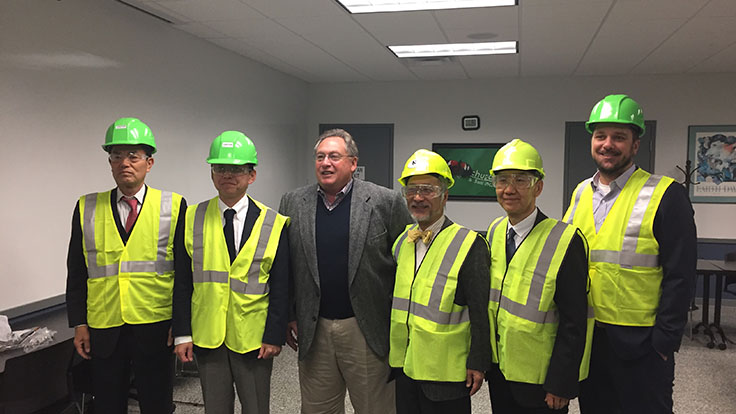
#> input picture Safety-Helmet-Detection-main/test/schupan_japan1web.jpg, 736 x 414 px, given in place of the camera
$ python 4_danger_zone.py
#> lines starting #> are read from the running program, lines starting #| are printed output that depends on the picture; after the words box and inside, x2 and y2 are one past the last pixel; in counts of white or black regions, pixels touching at a corner belong together
import cv2
import numpy as np

# simple motion detector
fgbg = cv2.createBackgroundSubtractorMOG2(history=500, varThreshold=50)

# store polygon points
zone_points = []
drawing_done = False

def mouse_callback(event, x, y, flags, param):
    global zone_points, drawing_done

    if drawing_done:
        return

    if event == cv2.EVENT_LBUTTONDOWN:
        zone_points.append((x, y))


cap = cv2.VideoCapture(1)

cv2.namedWindow("Danger Zone Setup")
cv2.setMouseCallback("Danger Zone Setup", mouse_callback)

while True:
    ret, frame = cap.read()
#> frame is the input picture: shape (414, 736, 3); mean B, G, R 83.3, 106.9, 109
    if not ret:
        break
    display = frame.copy()

    motion_mask = fgbg.apply(frame)
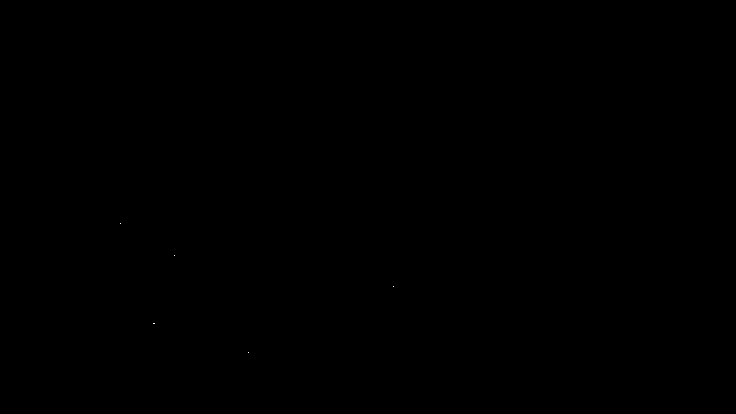
#> motion_mask: shape (414, 736); values 127 (black) and 255 (white), 0% white in thin lines or dots, all inside (x1, y1, x2, y2) = (120, 223, 394, 353)
    _, motion_mask = cv2.threshold(motion_mask, 200, 255, cv2.THRESH_BINARY)

    # strengthen small motion regions
    kernel = np.ones((3,3), np.uint8)
    motion_mask = cv2.dilate(motion_mask, kernel, iterations=2)
#> motion_mask: shape (414, 736); 0.04% white; 5 white regions, box (x1, y1, x2, y2) and area: (151, 321, 157, 326) 30, (118, 221, 123, 226) 25, (172, 253, 177, 258) 25, (391, 284, 396, 289) 25, (246, 350, 251, 355) 25

    # draw current polygon
    if len(zone_points) > 0:
        for p in zone_points:
            cv2.circle(display, p, 5, (0, 0, 255), -1)

    if len(zone_points) > 1:
        pts = np.array(zone_points, dtype=np.int32)
        cv2.polylines(display, [pts], False, (0, 0, 255), 2)

    # close and fill polygon if finished
    if drawing_done and len(zone_points) >= 3:
        pts = np.array(zone_points, dtype=np.int32)
        overlay = display.copy()
        cv2.fillPoly(overlay, [pts], (0, 0, 255))
        cv2.addWeighted(overlay, 0.35, display, 0.65, 0, display)
        cv2.polylines(display, [pts], True, (0, 0, 255), 2)

        # detect motion inside the zone
        contours, _ = cv2.findContours(motion_mask, cv2.RETR_EXTERNAL, cv2.CHAIN_APPROX_SIMPLE)
        for cnt in contours:
            # allow detection of smaller moving objects (small people far from camera)
            if cv2.contourArea(cnt) < 300:
                continue

            x, y, w, h = cv2.boundingRect(cnt)
            cx = x + w // 2
            cy = y + h // 2

            if cv2.pointPolygonTest(pts, (cx, cy), False) >= 0:
                # SOS alert
                if int(cv2.getTickCount() / cv2.getTickFrequency() * 2) % 2 == 0:
                    alert_overlay = display.copy()
                    cv2.fillPoly(alert_overlay, [pts], (0, 0, 255))
                    cv2.addWeighted(alert_overlay, 0.65, display, 0.35, 0, display)

                cv2.putText(display, "SOS - DANGER ZONE!", (40, 100),
                            cv2.FONT_HERSHEY_SIMPLEX, 1.2, (0,0,255), 3)

                cv2.rectangle(display, (x, y), (x+w, y+h), (0,0,255), 3)

    cv2.putText(display, "Left click: add point", (20, 30),
                cv2.FONT_HERSHEY_SIMPLEX, 0.7, (255,255,255), 2)

    cv2.putText(display, "Press C: close zone | R: reset | Q: quit", (20, 60),
                cv2.FONT_HERSHEY_SIMPLEX, 0.7, (255,255,255), 2)
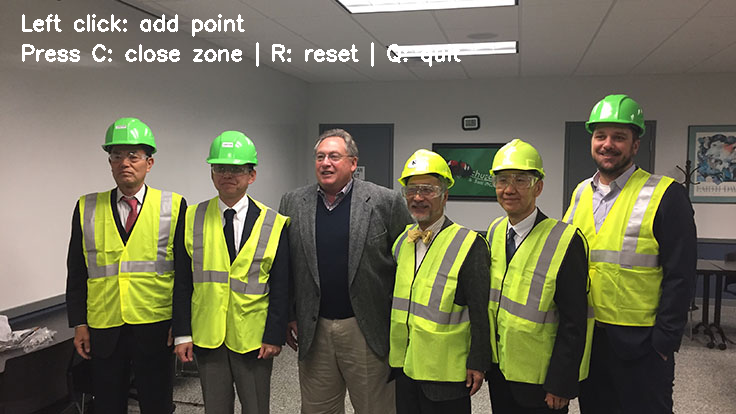
#> display: shape (414, 736, 3); mean B, G, R 85.3, 108.7, 110.8

    cv2.imshow("Danger Zone Setup", display)

    key = cv2.waitKey(1) & 0xFF
#> (key q is pressed here)

    if key == ord("c"):
        drawing_done = True

    elif key == ord("r"):
        zone_points = []
        drawing_done = False

    elif key == ord("q"):
        break

cap.release()
cv2.destroyAllWindows()
